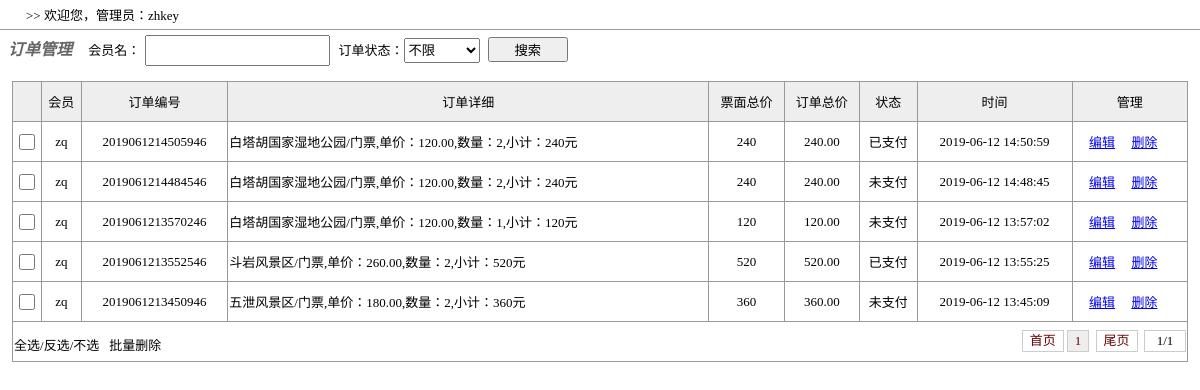
Screenshot of /admin_orders.php?action=list (signed in) with the database file from the repository.
### tables this page shows
CREATE TABLE `user` (
  `id` int(11) NOT NULL,
  `username` varchar(255) NOT NULL,
  `password` varchar(64) NOT NULL,
  `age` varchar(3) DEFAULT NULL,
  `gender` varchar(12) DEFAULT NULL
);

CREATE TABLE `orders` (
  `id` int(11) NOT NULL,
  `title` varchar(255) DEFAULT NULL,
  `gid` varchar(255) DEFAULT NULL,
  `uid` int(11) DEFAULT NULL,
  `paymoney` float(12,2) DEFAULT NULL,
  `ptime` int(11) DEFAULT NULL,
  `status` varchar(255) DEFAULT NULL
);

CREATE TABLE `member` (
  `id` int(11) NOT NULL,
  `username` varchar(255) NOT NULL,
  `password` varchar(64) NOT NULL,
  `realname` varchar(255) DEFAULT NULL,
  `age` varchar(3) DEFAULT NULL,
  `gender` varchar(12) DEFAULT NULL,
  `picurl` varchar(255) DEFAULT NULL
);

### include/db.php (called while the page is built, shortened)
<?php
  include_once("include/function.php");
  if(isset($_SESSION['adminname'])&&$_SESSION['adminname'])  getadmin();
?>

### admin_orders.php (the view, shortened to what this page needs)
<?php
include_once("admin_head.php");
$action=$_GET['action'];
switch($action){
		?>
		<?php
	case "list":
		echo "<form style='padding:0px;margin:0px;' action='?action=list' method='post'>
		<span class='status'>&nbsp;&nbsp;<i>订单管理</i></span>&nbsp;&nbsp;&nbsp;&nbsp;
		会员名：<input name='s_username' value='{$_REQUEST['s_username']}'>
		订单状态：<select name='status' style='padding:0px;margin:0px;'>
		<option>不限</option>
		<option value='4' ".select($_REQUEST['status'],"4").">已取票</option>
		<option value='3' ".select($_REQUEST['status'],"3").">已支付</option>
		<option value='2' ".select($_REQUEST['status'],"2").">支付失败</option>
		<option value='1' ".select($_REQUEST['status'],"1").">未支付</option>
		</select>
		<input type='submit' value='搜索'>  </form>";
		$fsql="";$fpage="";
		$countsql="select count(*) from orders where 1=1 $fsql";
		$pagesql="select * from  orders where 1=1 $fsql order by id desc  ";
		$bottom="?action=list{$fpage}";
		$datasql=page($countsql,$pagesql,$bottom,15);
		echo "<form name='delform' id='delform' action='?action=alldel' method='post' class='margin0'>
		<table style='width:98%;' align='center'>";
		if($datasql){
		echo "<tr  bgcolor='#eeeeee' height='30' align='center'>
		<td style='width:10px'></td>
		<td>会员</td>
		<td>订单编号</td><td>订单详细</td><td>票面总价</td><td>订单总价</td><td>状态</td>
		<td>时间</td><td>管理</td></tr>";
		while($rs=fetch($datasql[1])){
		  $member=getone("select * from member where id='{$rs['uid']}'");
		  $goodsArr=explode(",",$rs['gid']);
		  $retrunStr="";
		  $zongjia=0;
		  foreach($goodsArr as $new){
			 $tempArr=explode(":",$new);
			 $ticket=getone("select * from ticket where id={$tempArr[0]}");
			 $scenicspot=getone("select * from scenicspot where id='{$ticket['tid']}'");
			 $retrunStr.="{$scenicspot['title']}/{$ticket['title']},单价：{$ticket['price']},数量：{$tempArr[1]},小计：";
			 $retrunStr.=$ticket['price']*$tempArr[1];
			 $retrunStr.="元<br>";
			 $zongjia+=$ticket['price']*$tempArr[1];
		  }
		  echo "<tr height='20' onmouseover=\"this.bgColor = '{$W['tr_color']}'\" onmouseout=\"this.bgColor = ''\">
			  <td><input   type=checkbox value='{$rs['id']}'  name='allidd[]' id='allidd'></td>
			  <td align='center'>{$member['username']}</td>
			  <td align='center'>{$rs['title']}</td>
			  <td align='left'>{$retrunStr}</td>
			  <td align='center'>{$zongjia}</td>
			  <td align='center'>{$rs['paymoney']}</td>
			  <td align='center'>";
			  switch($rs['status']){
				  case "1":echo "未支付";break;
				  case "3":echo "已支付";break;
			  }
			  echo"</td>
			  <td align='center'>".date("Y-m-d H:i:s",$rs['ptime'])."</td>
			  <td align='center'>
			  <a href='?action=edit&id={$rs['id']}'>编辑</a>  &nbsp; &nbsp;
			  <a href='javascript:ask(\"?action=delete&id={$rs['id']}\")'>删除</a>  &nbsp; &nbsp;
			  </td>
			  </tr>";
		}
		echo "<tr><td colspan=11 align='right'>
					 <div style='width:280px;float:left'>{$datasql['pl']}{$datasql['pldelete']}</div>
					 <div  style='float:right'>{$datasql[2]}</div>
					 <div style='clear:both;'></div>
			  </td></tr>";
		}
		echo "</table></form>";
	break;
}
include_once("admin_foot.php");
?>

### admin_head.php (shortened to what this page needs)
<?php
include_once('include/db.php');
?>
<!DOCTYPE html>
<html>
<head>
<link href="img/inc.css?v4" rel="stylesheet" />
<body style="background-image:url(); background-color:#fff">
<section class='welcome'> >> 欢迎您，<?php echo $A['username']?"管理员：".$A['username']:"请登录后使用后台"?></section>

### img/inc.css (style rules this page uses)
body { margin:0px;font-size:13px; background-image:url(bg.jpg?v2);background-attachment:fixed; background-repeat: no-repeat; background-size:100% 100%;-webkit-box-sizing:boder-box;-moz-box-sizing:boder-box;box-sizing:boder-box; }
table { border-collapse:collapse;border:1px #999 solid; margin:10px auto }
table tr { height:40px; }
table td { border-collapse:collapse; border:1px #999 solid; }
input,select,textarea { margin:5px; height:25px; }
input[type=submit],input[type=button] { width:80px; }
input[type=checkbox],input[type=radio] { width:16px;height:16px }
.status { font-size:16px; font-weight:bold; color:#666; font-style: italic }
.welcome { padding:5px 0px 5px 0px; border-bottom:solid 1px #999; text-indent:2em }

### rows the page displays
user: username "zhkey"
orders: member.username "zq", title "2019061214505946", gid "白塔胡国家湿地公园/门票,单价：120.00,数量：2,小计：240", zongjia "240", paymoney "240.00", status "已支付", ptime "2019-06-12 14:50:59"
orders: member.username "zq", title "2019061214484546", gid "白塔胡国家湿地公园/门票,单价：120.00,数量：2,小计：240", zongjia "240", paymoney "240.00", status "未支付", ptime "2019-06-12 14:48:45"
orders: member.username "zq", title "2019061213570246", gid "白塔胡国家湿地公园/门票,单价：120.00,数量：1,小计：120", zongjia "120", paymoney "120.00", status "未支付", ptime "2019-06-12 13:57:02"
orders: member.username "zq", title "2019061213552546", gid "斗岩风景区/门票,单价：260.00,数量：2,小计：520", zongjia "520", paymoney "520.00", status "已支付", ptime "2019-06-12 13:55:25"
orders: member.username "zq", title "2019061213450946", gid "五泄风景区/门票,单价：180.00,数量：2,小计：360", zongjia "360", paymoney "360.00", status "未支付", ptime "2019-06-12 13:45:09"

### other values shown
$page "1"
$total_page "1"
